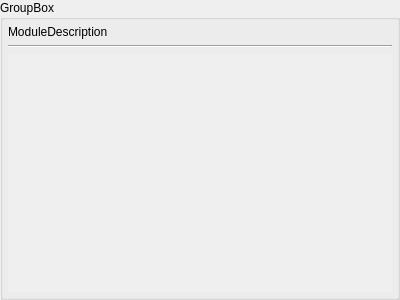
<?xml version="1.0" encoding="UTF-8"?>
<ui version="4.0">
 <class>ParamsPage</class>
 <widget class="QGroupBox" name="ParamsPage">
  <property name="geometry">
   <rect>
    <x>0</x>
    <y>0</y>
    <width>400</width>
    <height>300</height>
   </rect>
  </property>
  <property name="windowTitle">
   <string>GroupBox</string>
  </property>
  <property name="title">
   <string>GroupBox</string>
  </property>
  <layout class="QGridLayout" name="gridLayout">
   <property name="margin">
    <number>5</number>
   </property>
   <item row="1" column="0">
    <widget class="Line" name="line">
     <property name="orientation">
      <enum>Qt::Horizontal</enum>
     </property>
    </widget>
   </item>
   <item row="0" column="0">
    <widget class="QLabel" name="l_description">
     <property name="text">
      <string>ModuleDescription</string>
     </property>
     <property name="wordWrap">
      <bool>true</bool>
     </property>
    </widget>
   </item>
   <item row="2" column="0">
    <widget class="QScrollArea" name="scrollArea">
     <property name="sizePolicy">
      <sizepolicy hsizetype="Minimum" vsizetype="Expanding">
       <horstretch>0</horstretch>
       <verstretch>0</verstretch>
      </sizepolicy>
     </property>
     <property name="frameShape">
      <enum>QFrame::NoFrame</enum>
     </property>
     <property name="frameShadow">
      <enum>QFrame::Plain</enum>
     </property>
     <property name="lineWidth">
      <number>0</number>
     </property>
     <property name="widgetResizable">
      <bool>true</bool>
     </property>
     <widget class="QWidget" name="scrollAreaWidgetContents">
      <property name="geometry">
       <rect>
        <x>0</x>
        <y>0</y>
        <width>386</width>
        <height>243</height>
       </rect>
      </property>
      <layout class="QVBoxLayout" name="verticalLayout">
       <item>
        <layout class="QVBoxLayout" name="paramsList">
         <item>
          <spacer name="verticalSpacer">
           <property name="orientation">
            <enum>Qt::Vertical</enum>
           </property>
           <property name="sizeHint" stdset="0">
            <size>
             <width>20</width>
             <height>40</height>
            </size>
           </property>
          </spacer>
         </item>
        </layout>
       </item>
      </layout>
     </widget>
    </widget>
   </item>
  </layout>
 </widget>
 <resources/>
 <connections/>
</ui>
